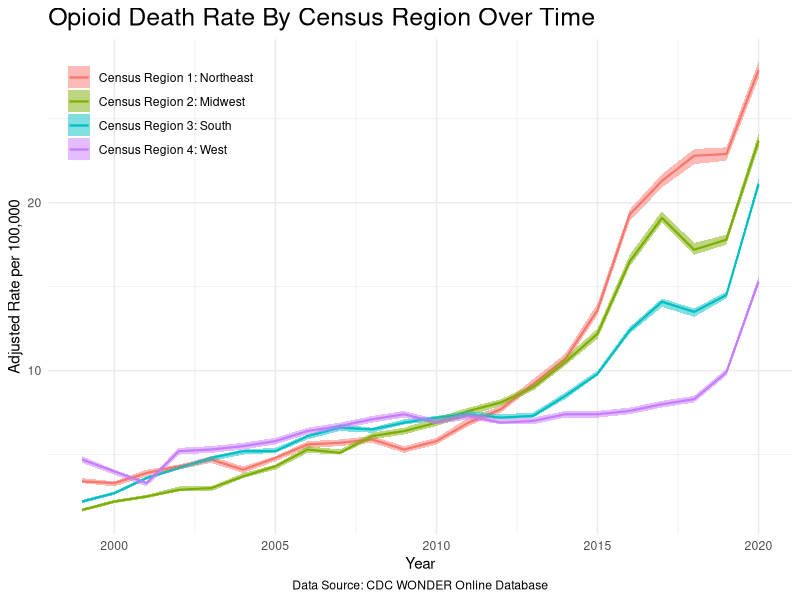
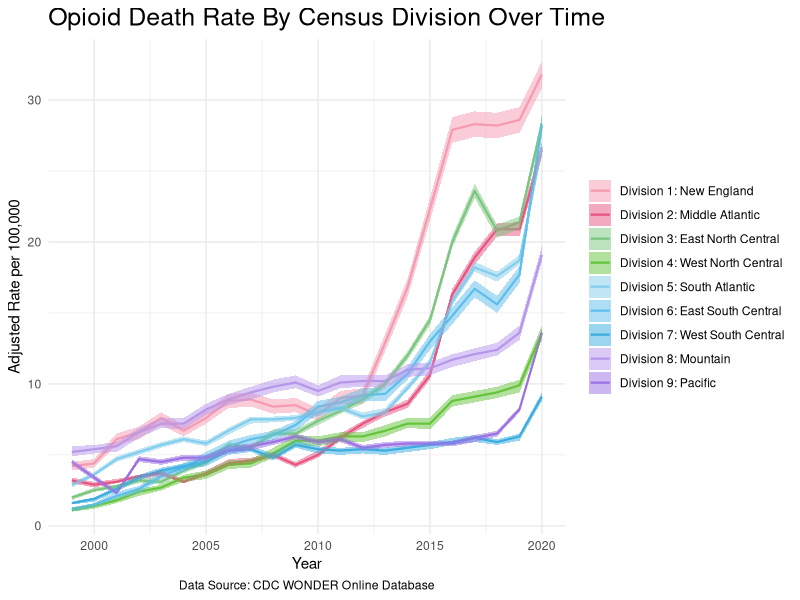
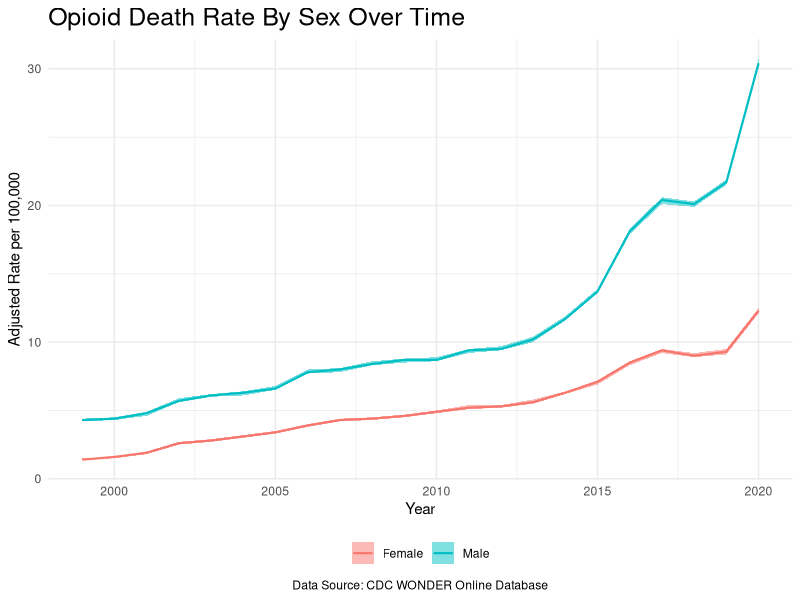
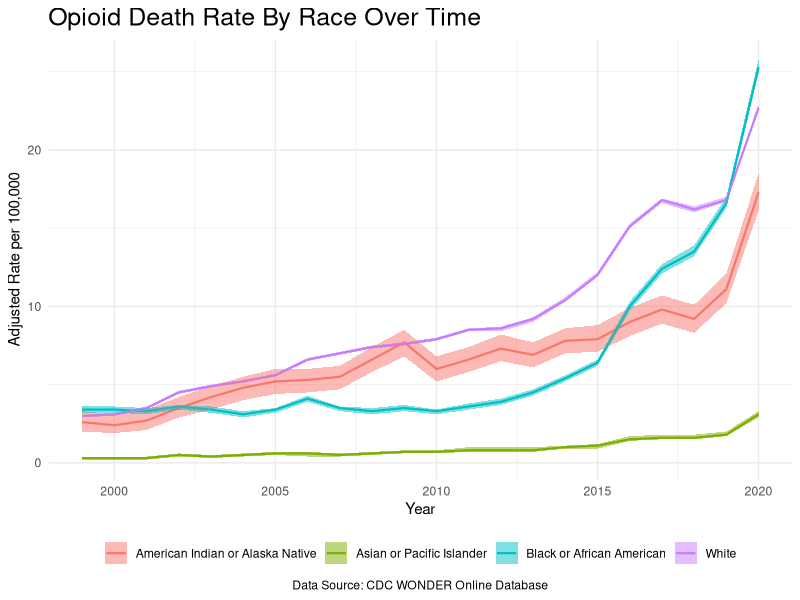
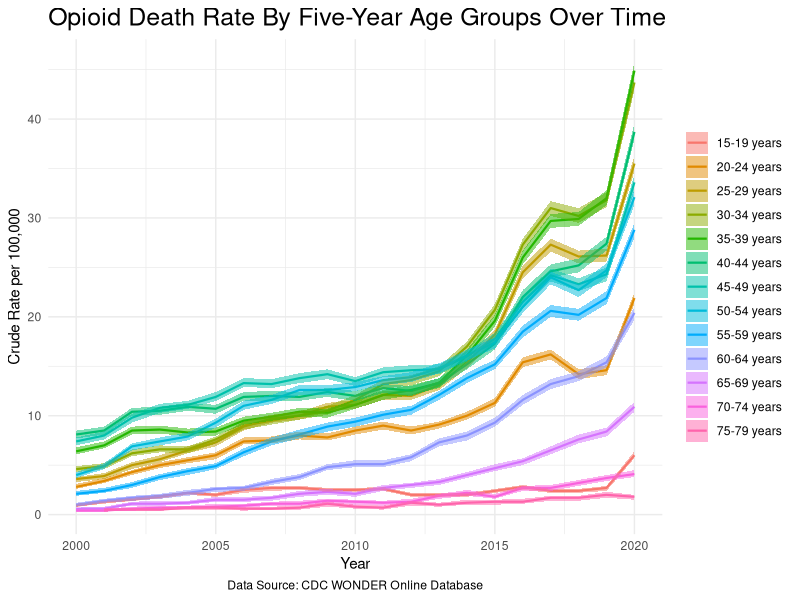
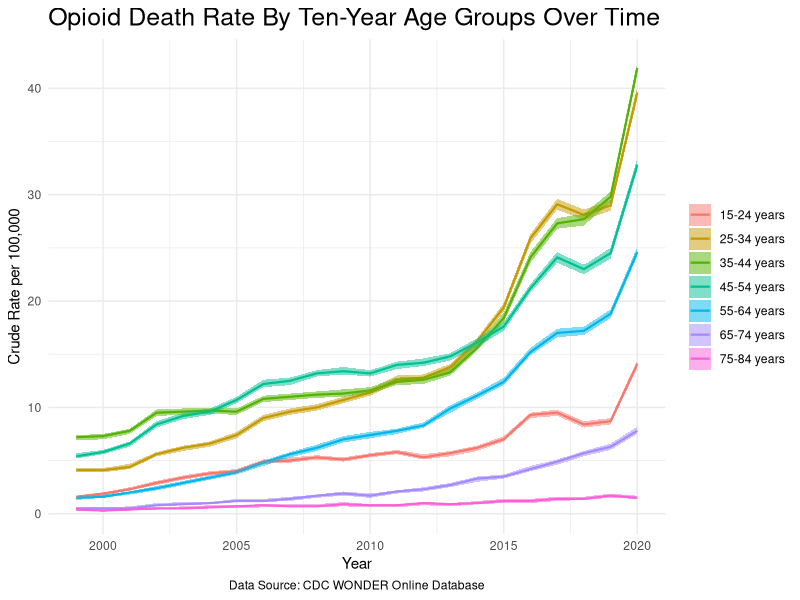
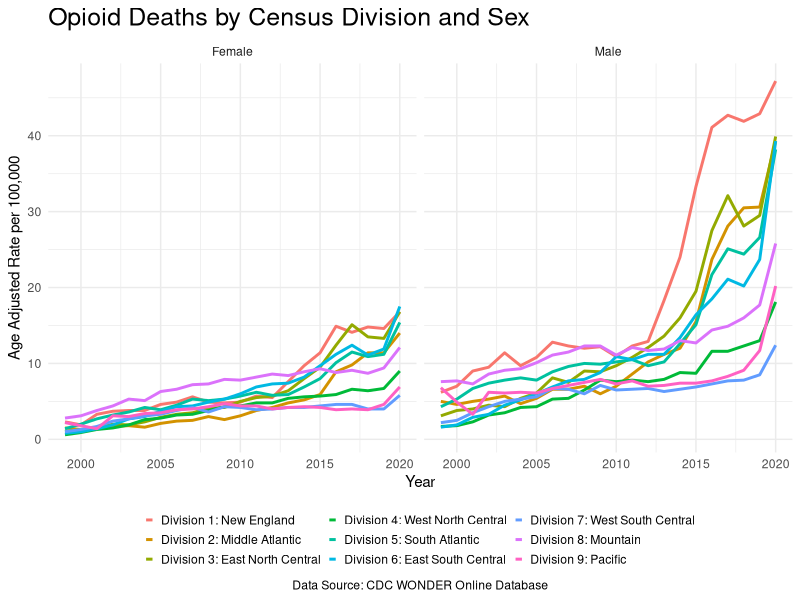
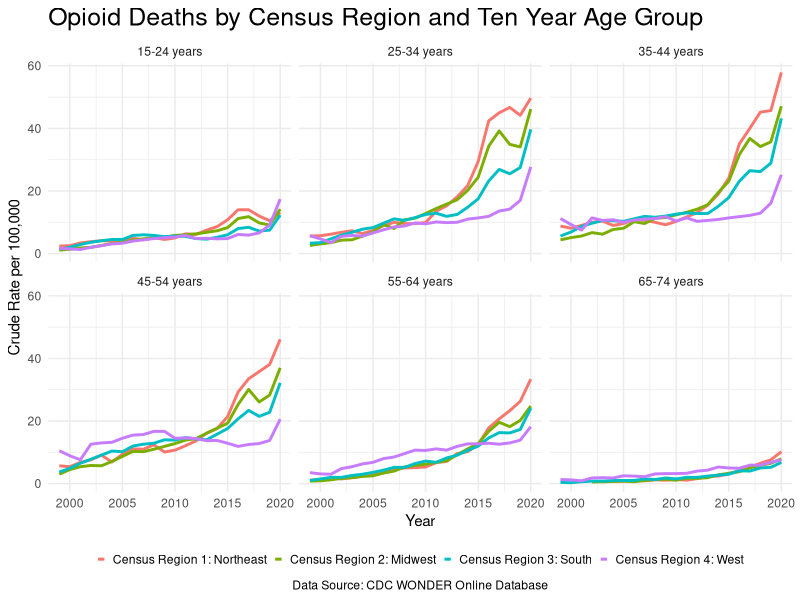

Recreate these plots in R, in order.
## ---- chunk 1
knitr::opts_chunk$set(echo = TRUE)
## ---- chunk 2
library(dplyr)
library(ggplot2)
library(stringr)
library(readxl)
library(forecast)
library(lubridate)
library(tseries)
## ---- chunk 3
census_region <- read.csv("../data/wonder_opioid/Census-Region.csv") %>%
  filter(Year != 'NA')
## ---- chunk 4
ggplot(census_region, aes(x = Year, y = Age.Adjusted.Rate, color = Census.Region, group = Census.Region)) +
  geom_line(linewidth = 0.75) +
  geom_ribbon(aes(ymin = Age.Adjusted.Rate.Lower.95..Confidence.Interval, 
                  ymax = Age.Adjusted.Rate.Upper.95..Confidence.Interval, 
                  fill = Census.Region), alpha = 0.5, color = NA) +
  theme_minimal() +
  labs(
    title = "Opioid Death Rate By Census Region Over Time",
    x = "Year", y = "Adjusted Rate per 100,000",
    caption = "Data Source: CDC WONDER Online Database") +
  theme(plot.title = element_text(size = 18), 
        legend.title = element_blank(),
        legend.position = c(0.15, 0.85),
        plot.caption = element_text(hjust = 0.5))
## ---- chunk 5
census_division <- read.csv("../data/wonder_opioid/Census-Division.csv") %>%
  filter(Year != 'NA')
## ---- chunk 6
custom_colors <- c(
  "Division 1: New England" = "#F59AAF", "Division 2: Middle Atlantic" = "#E75480",
  "Division 3: East North Central" = "#7BC67E", "Division 4: West North Central" = "#64C43B",
  "Division 5: South Atlantic" = "#82CDED", "Division 6: East South Central" = "#5EBEEB", "Division 7: West South Central" = "#3AACE0",
  "Division 8: Mountain" = "#B596EB", "Division 9: Pacific" = "#9B71E3"
)

ggplot(census_division, aes(x = Year, y = Age.Adjusted.Rate, color = Census.Division, group = Census.Division)) +
  geom_line(linewidth = 0.75) +
  geom_ribbon(aes(ymin = Age.Adjusted.Rate.Lower.95..Confidence.Interval, 
                  ymax = Age.Adjusted.Rate.Upper.95..Confidence.Interval, 
                  fill = Census.Division), alpha = 0.5, color = NA) +
  scale_color_manual(values = custom_colors) + 
  scale_fill_manual(values = custom_colors) +
  theme_minimal() +
  labs(
    title = "Opioid Death Rate By Census Division Over Time",
    x = "Year", y = "Adjusted Rate per 100,000",
    caption = "Data Source: CDC WONDER Online Database") +
  theme(plot.title = element_text(size = 18), 
        legend.title = element_blank(),
        legend.position = "right",
        plot.caption = element_text(hjust = 0.5))
## ---- chunk 7
sex <- read.csv("../data/wonder_opioid/Sex.csv") %>%
  filter(Year != 'NA')
## ---- chunk 8
ggplot(sex, aes(x = Year, y = Age.Adjusted.Rate, color = Sex, group = Sex)) +
  geom_line(linewidth = 0.75) +
  geom_ribbon(aes(ymin = Age.Adjusted.Rate.Lower.95..Confidence.Interval, 
                  ymax = Age.Adjusted.Rate.Upper.95..Confidence.Interval, 
                  fill = Sex), alpha = 0.5, color = NA) +
  theme_minimal() +
  labs(
    title = "Opioid Death Rate By Sex Over Time",
    x = "Year", y = "Adjusted Rate per 100,000",
    caption = "Data Source: CDC WONDER Online Database") +
  theme(plot.title = element_text(size = 18), 
        legend.title = element_blank(),
        legend.position = "bottom",
        plot.caption = element_text(hjust = 0.5))
## ---- chunk 9
race <- read.csv("../data/wonder_opioid/Race.csv") %>%
  filter(Year != 'NA')
## ---- chunk 10
ggplot(race, aes(x = Year, y = Age.Adjusted.Rate, color = Race, group = Race)) +
  geom_line(linewidth = 0.75) +
  geom_ribbon(aes(ymin = Age.Adjusted.Rate.Lower.95..Confidence.Interval, 
                  ymax = Age.Adjusted.Rate.Upper.95..Confidence.Interval, 
                  fill = Race), alpha = 0.5, color = NA) +
  theme_minimal() +
  labs(
    title = "Opioid Death Rate By Race Over Time",
    x = "Year", y = "Adjusted Rate per 100,000",
    caption = "Data Source: CDC WONDER Online Database") +
  theme(plot.title = element_text(size = 18), 
        legend.title = element_blank(),
        legend.position = "bottom",
        plot.caption = element_text(hjust = 0.5))
## ---- chunk 11
age_order <- c("< 1 year","1-4 years","5-9 years","10-14 years","15-19 years","20-24 years","25-29 years","30-34 years","35-39 years","40-44 years","45-49 years","50-54 years","55-59 years","60-64 years ","65-69 years","70-74 years","75-79 years","80-84 years","85-89 years", "90-94 years", "95-99 years", "100+ years")
five_year <- read.csv("../data/wonder_opioid/Five-Year-Age-Group.csv") %>%
  filter(!Year %in% c(NA,1999),
         !Crude.Rate %in% c("Unreliable","Suppressed","Not Applicable"),
         !Five.Year.Age.Groups %in% c("< 1 year","1-4 years","5-9 years","10-14 years","80-84 years","85-89 years", "90-94 years", "95-99 years", "100+ years",NA)) %>%
  filter(!Crude.Rate %in% c("Unreliable","Suppressed","Not Applicable")) %>%
  mutate(Crude.Rate = as.numeric(Crude.Rate),
         Crude.Lower = as.numeric(Crude.Rate.Lower.95..Confidence.Interval),
         Crude.Upper = as.numeric(Crude.Rate.Upper.95..Confidence.Interval),
         Five.Year.Age.Groups = factor(Five.Year.Age.Groups, levels = age_order))
## ---- chunk 12
ggplot(five_year, aes(x = Year, y = Crude.Rate, color = Five.Year.Age.Groups, group = Five.Year.Age.Groups)) +
  geom_line(linewidth = 0.75) +
  geom_ribbon(aes(ymin = Crude.Lower, 
                  ymax = Crude.Upper, 
                  fill = Five.Year.Age.Groups), alpha = 0.5, color = NA) +
  theme_minimal() +
  labs(
    title = "Opioid Death Rate By Five-Year Age Groups Over Time",
    x = "Year", y = "Crude Rate per 100,000",
    caption = "Data Source: CDC WONDER Online Database") +
  theme(plot.title = element_text(size = 18), 
        legend.title = element_blank(),
        legend.position = "right",
        plot.caption = element_text(hjust = 0.5))
## ---- chunk 13
age_order <- c("< 1 year", "1-4 years", "5-14 years", "15-24 years","25-34 years", "35-44 years", "45-54 years","55-64 years", "65-74 years", "75-84 years", "85+ years"
)
ten_year <- read.csv("../data/wonder_opioid/Ten-Year-Age-Group.csv") %>%
  filter(!Crude.Rate %in% c("Unreliable","Suppressed","Not Applicable"),
         !Ten.Year.Age.Groups %in% c("< 1 year","1-4 years","5-14 years","85+ years", NA),
         Year != "NA") %>%
  filter(!Crude.Rate %in% c("Unreliable","Suppressed","Not Applicable")) %>%
  mutate(Crude.Rate = as.numeric(Crude.Rate),
         Crude.Lower = as.numeric(Crude.Rate.Lower.95..Confidence.Interval),
         Crude.Upper = as.numeric(Crude.Rate.Upper.95..Confidence.Interval),
         Ten.Year.Age.Groups = factor(Ten.Year.Age.Groups, levels = age_order))
## ---- chunk 14
ggplot(ten_year, aes(x = Year, y = Crude.Rate, color = Ten.Year.Age.Groups, group = Ten.Year.Age.Groups)) +
  geom_line(linewidth = 0.75) +
  geom_ribbon(aes(ymin = Crude.Lower, 
                  ymax = Crude.Upper, 
                  fill = Ten.Year.Age.Groups), alpha = 0.5, color = NA) +
  theme_minimal() +
  labs(
    title = "Opioid Death Rate By Ten-Year Age Groups Over Time",
    x = "Year", y = "Crude Rate per 100,000",
    caption = "Data Source: CDC WONDER Online Database") +
  theme(plot.title = element_text(size = 18), 
        legend.title = element_blank(),
        legend.position = "right",
        plot.caption = element_text(hjust = 0.5))
## ---- chunk 15
division_sex <- read.csv("../data/wonder_opioid/Census-Division-Sex.csv") %>%
  filter(Year != 'NA')
## ---- chunk 16
ggplot(division_sex, aes(x = Year, y = Age.Adjusted.Rate, color = Census.Division, group = Census.Division)) +
  geom_line(linewidth = 1) +
  facet_wrap(~ Sex, ncol = 3) +
  theme_minimal() +
  labs(title = "Opioid Deaths by Census Division and Sex",
       x = "Year", y = "Age Adjusted Rate per 100,000",
       caption = "Data Source: CDC WONDER Online Database") +
  theme(legend.position = "bottom",
        legend.key.size = unit(0.4, "lines"),
        legend.title = element_blank(),
        plot.caption = element_text(hjust = 0.5),
        plot.title = element_text(size = 18)) + 
  guides(color = guide_legend(nrow = 3))
## ---- chunk 17
ten_year_region <- read.csv("../data/wonder_opioid/Ten-Year-Region.csv") %>%
  filter(Year != 'NA',
         !Crude.Rate %in% c("Unreliable","Suppressed","Not Applicable"),
         !Ten.Year.Age.Groups %in% c("1-4 years", "5-14 years", "75-84 years", "85+ years"))
## ---- chunk 18
ggplot(ten_year_region, aes(x = Year, y = as.numeric(Crude.Rate), color = Census.Region, group = Census.Region)) +
  geom_line(linewidth = 1) +
  facet_wrap(~ Ten.Year.Age.Groups, ncol = 3) +
  theme_minimal() +
  labs(title = "Opioid Deaths by Census Region and Ten Year Age Group",
       x = "Year", y = "Crude Rate per 100,000",
       caption = "Data Source: CDC WONDER Online Database") +
  theme(legend.position = "bottom",
        legend.key.size = unit(0.4, "lines"),
        legend.title = element_blank(),
        plot.caption = element_text(hjust = 0.5),
        plot.title = element_text(size = 18))
